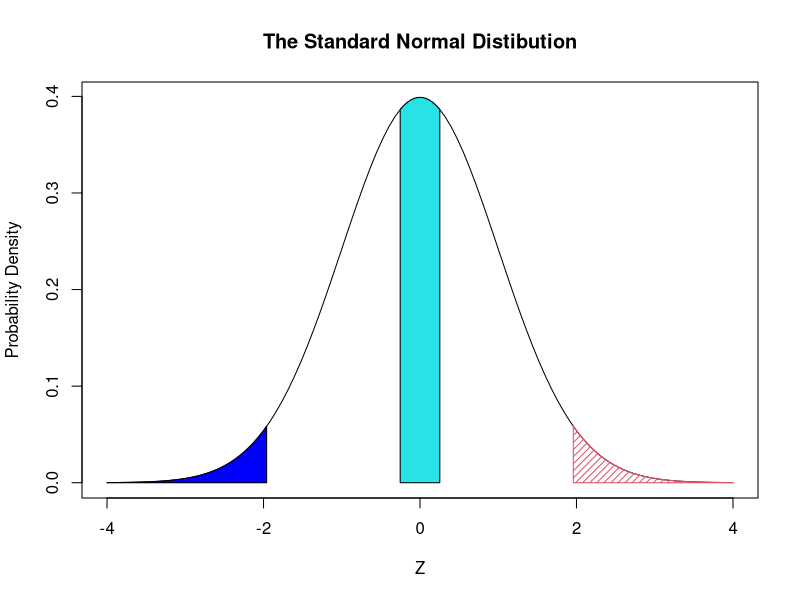
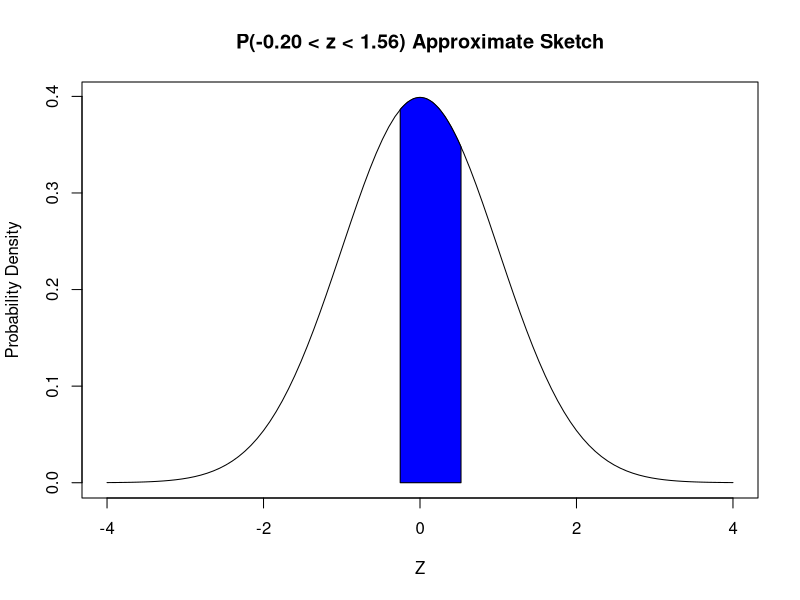
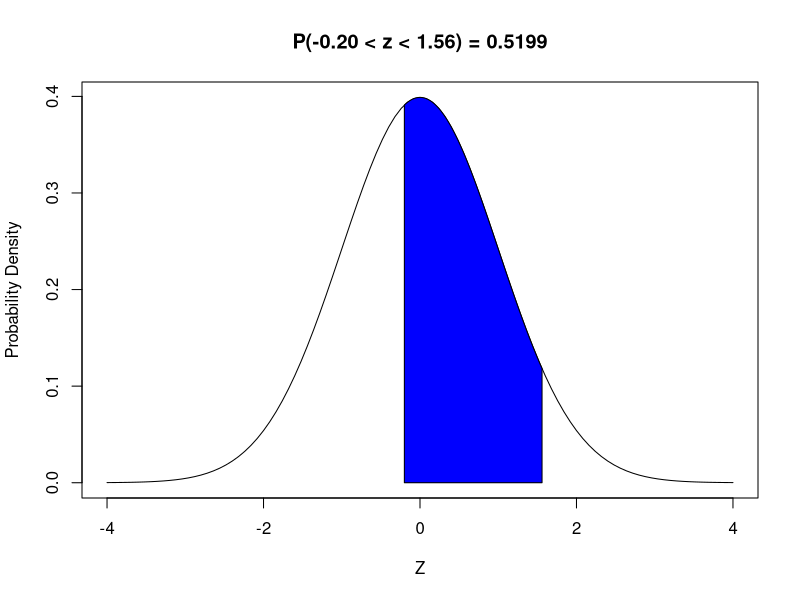
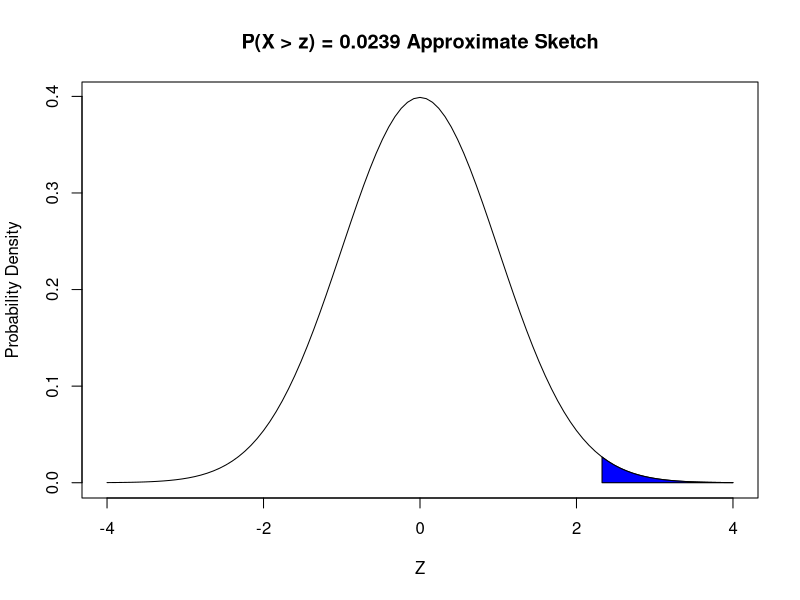
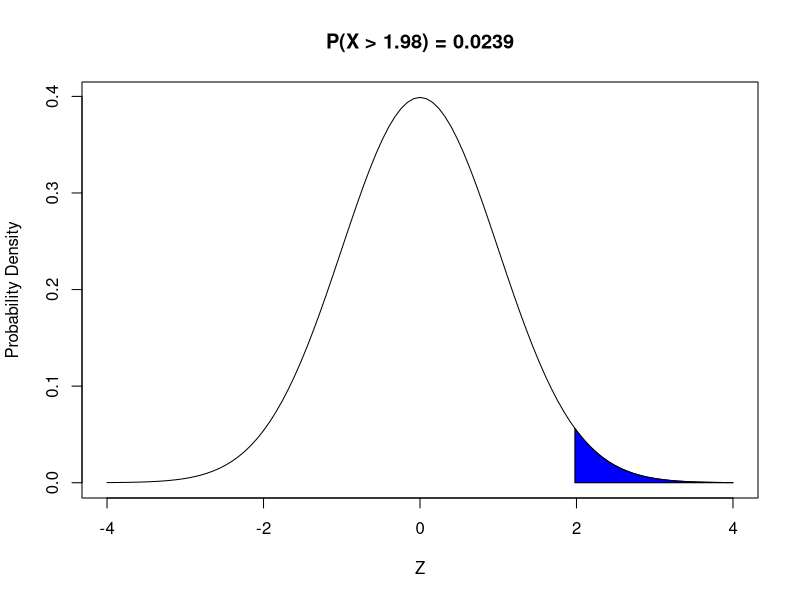
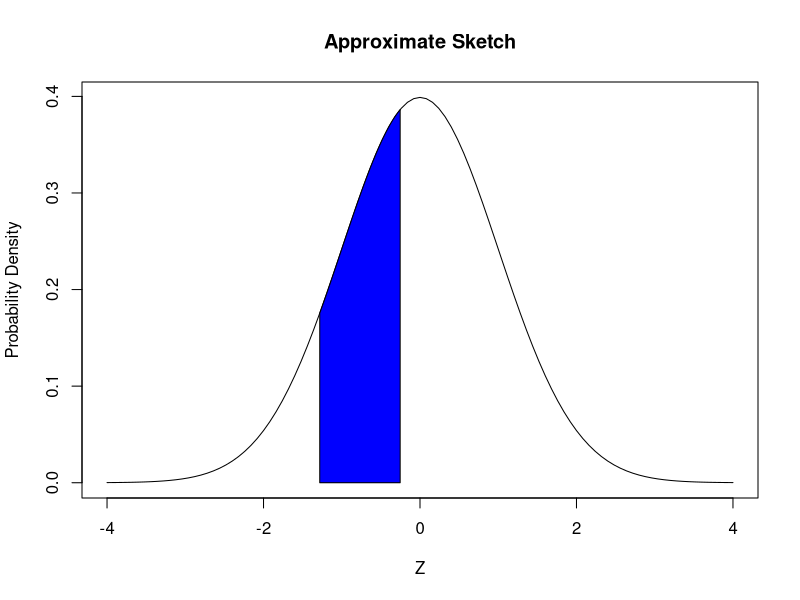
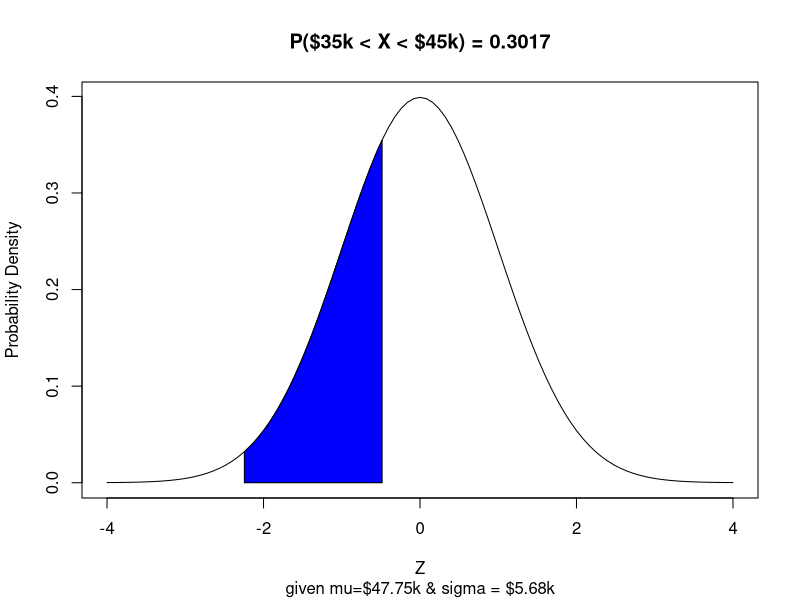

Source code (R) for these figures, in order:
## ---- chunk 1
knitr::opts_chunk$set(echo = TRUE)

# R-markdown/Knitr alternative to setwd()
# MUST be run in this first chunk called "setup"
knitr::opts_knit$set(root.dir = "C:/Users/joyel/Documents/Roux/ALY6010/2021Sb_ALY6010/") # TODO change to your project directory

# suppress scientific notation
options(scipen = 99)

# suppress loading strings as factors
options(stringsAsFactors = FALSE)
## ---- chunk 2
#library(ggplot2)
## ---- chunk 3

## ---- chunk 4

## ---- chunk 5
# hat-tip to J.R. for their answer on Stackoverflow: https://stackoverflow.com/questions/27898931/how-to-shade-a-graph-using-curve-in-r
colorArea <- function(from, to, density, ..., col="blue", dens=NULL){
    y_seq <- seq(from, to, length.out=500)
    d <- c(0, density(y_seq, ...), 0)
    polygon(c(from, y_seq, to), d, col=col, density=dens)
}

curve(dnorm(x), from=-4, to=4, 
  main = "The Standard Normal Distibution", 
  ylab = "Probability Density",
  xlab = "Z")

colorArea(from=-4, to=qnorm(0.025), dnorm) # plot to left shading
colorArea(from=qnorm(0.975), to=4, dnorm, mean=0, sd=1, col=2, dens=20) # plot to right shading
colorArea(from=qnorm(0.4), to=qnorm(0.6), dnorm, col=5) # plot to middle shading
## ---- chunk 6
?pnorm
## ---- chunk 7
curve(dnorm(x), from=-4, to=4, 
  main = "P(-0.20 < z < 1.56) Approximate Sketch", 
  ylab = "Probability Density",
  xlab = "Z")

colorArea(from=qnorm(0.4), # because 0.5 would be z=0, going a little lower for negative Z
          to=qnorm(0.7), # because 0.5 to 1 would cover 0 < z < 4, going a bit below mid-way (0.75)
          dnorm)
## ---- chunk 8
PvalHi <- pnorm(q = 1.56, mean = 0, sd = 1, lower.tail = TRUE)
PvalLo <- pnorm(q = -0.2) # shorten because defaults for mean, sd, and lower.tail are (0, 1, and TRUE, respectively)
pVal <- PvalHi - PvalLo
print(pVal)

curve(dnorm(x), from=-4, to=4, 
  main = paste0("P(-0.20 < z < 1.56) = ", round(pVal,4)), 
  ylab = "Probability Density",
  xlab = "Z")

colorArea(from=-0.2,
          to=1.56, 
          dnorm)
## ---- chunk 9
curve(dnorm(x), from=-4, to=4, 
  main = "P(X > z) = 0.0239 Approximate Sketch", 
  ylab = "Probability Density",
  xlab = "Z")

colorArea(from=qnorm(0.99), # because the probability is very small
          to=4, # because it is a greater than
          dnorm)
## ---- chunk 10
z <- qnorm(p = 0.0239,
           mean = 0,
           sd = 1,
           lower.tail = FALSE) # because we are giving area to RIGHT of z
print(z)

curve(dnorm(x), from=-4, to=4, 
  main = paste0("P(X > ", round(z, 2),") = 0.0239"), 
  ylab = "Probability Density",
  xlab = "Z")

colorArea(from=z, 
          to=4, # because it is a greater than problem
          dnorm)
## ---- chunk 11
curve(dnorm(x), from=-4, to=4, 
  main = "Approximate Sketch", 
  ylab = "Probability Density",
  xlab = "Z")

colorArea(from=qnorm(0.1),
          to=qnorm(0.4),
          dnorm)
## ---- chunk 12
mu <- 47750 # mean
sigma <- 5680 # stdev
# P(35000 < X < 45000) = ???  OR
xLo <- 35000
xHi <- 45000
zLo <- (xLo - mu) / sigma
zHi <- (xHi - mu) / sigma

# alternatively - we could write a function!
getZScore <- function(x, mu, sigma){
  return((x - mu) / sigma)
}

print("Comparing the calculation to the function, we get the same results.")
print(paste("Original zLo: ", zLo, "  Function zLo: ", getZScore(xLo, mu, sigma)))

print("However, order matters - getZScore(xLo, sigma, mu) gives different result")
print(paste("Original zLo: ", zLo, "  Function zLo: ", getZScore(xLo, sigma, mu)))

print("Unless you specify the parameter to argument matches:")
print("getZScore(xbar = xLo, sigma = sigma, mu = mu)")
print(paste("Original zLo: ", zLo, "  Function zLo: ", getZScore(x = xLo, sigma = sigma, mu = mu)))
## ---- chunk 13
# now like example 6.1.36 - given z get p
PvalLo <- pnorm(q = zLo)
PvalHi <- pnorm(q = zHi)
Pval <- PvalHi - PvalLo

# and plot
curve(dnorm(x), from=-4, to=4, 
  main = paste0("P($35k < X < $45k) = ", round(Pval, 4)),
  sub = "given mu=$47.75k & sigma = $5.68k", 
  ylab = "Probability Density",
  xlab = "Z")

colorArea(from=zLo, 
          to=zHi, # because it is a greater than problem
          dnorm)
## ---- chunk 14
# individual first
iLo <- getZScore(x=120, mu=120, sigma=5.6)
iHi <- getZScore(x=121.8, mu=120, sigma=5.6)
pValIndividual <- pnorm(iHi) - pnorm(iLo) 

# sample group

# define the function for z-score when applying the central limit theorem about a central mean
# assumes n >= 30!
getSampleMeanZScore <- function(xbar, mu, sigma, n) {
  return((xbar - mu) / (sigma/sqrt(n)))
}

sLo <- getSampleMeanZScore(xbar=120, mu=120, sigma=5.6, n=30)
sHi <- getSampleMeanZScore(xbar=121.8, mu=120, sigma=5.6, n=30)
pValSample <- pnorm(sHi) - pnorm(sLo)

print(paste0("p-val for individual: ", round(pValIndividual, 4)))
print(paste0("p-val for sample: ", round(pValSample, 4)))
